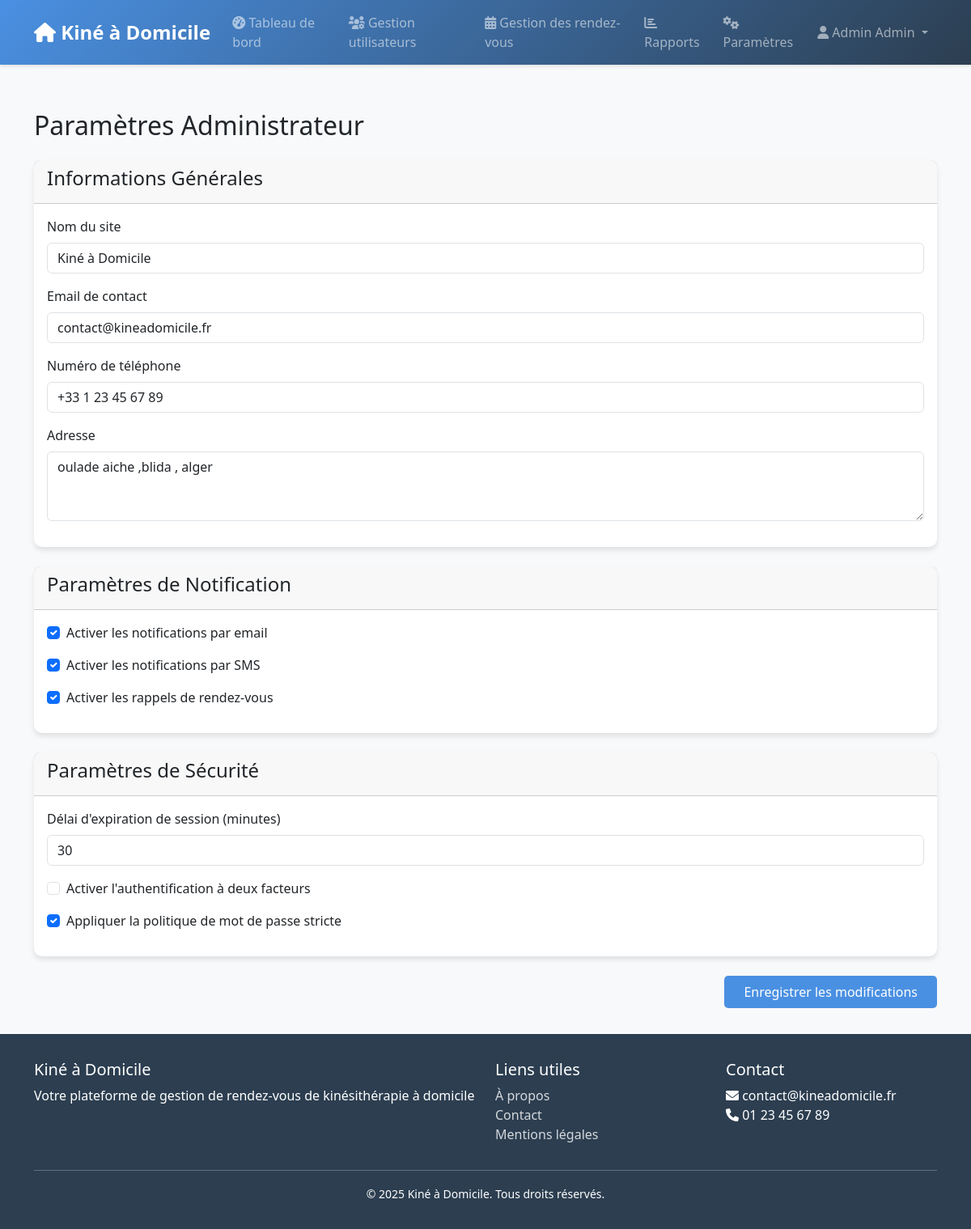
Page /dashboard/settings/ (signed in) on the committed database.
### users/models.py (models this page shows, shortened)
class Utilisateur(AbstractUser):
    class Role(models.TextChoices):
        ADMIN = 'ADMIN', _('Administrateur')
        PATIENT = 'PATIENT', _('Patient')
        KINE = 'KINE', _('Kinésithérapeute')
        VENDEUR = 'VENDEUR', _('Vendeur')
    role = models.CharField(
        max_length=10,
        choices=Role.choices,
        default=Role.PATIENT,
    )
    date_naissance = models.DateField(null=True, blank=True)
    telephone = models.CharField(max_length=15, blank=True)

class Settings(models.Model):
    site_name = models.CharField(max_length=100, default='Kiné à Domicile')
    contact_email = models.EmailField(default='contact@kineadomicile.fr')
    phone_number = models.CharField(max_length=20, default='+33 1 23 45 67 89')
    address = models.TextField(default='123 Rue de la Kinésithérapie, 75000 Paris')
    email_notifications = models.BooleanField(default=True)
    sms_notifications = models.BooleanField(default=True)
    appointment_reminders = models.BooleanField(default=True)
    session_timeout = models.IntegerField(default=30)  # en minutes
    two_factor_auth = models.BooleanField(default=False)
    password_policy = models.BooleanField(default=True)
    class Meta:
        verbose_name = 'Paramètre'
        verbose_name_plural = 'Paramètres'

### users/views.py (the view, shortened to what this page needs)
# urls.py: path('dashboard/settings/', admin_settings, name='admin_settings'),
@login_required
@user_passes_test(is_admin)
def admin_settings(request):
    try:
        settings = Settings.objects.get(pk=1)
    except Settings.DoesNotExist:
        settings = Settings.objects.create(pk=1)
    context = {
        'settings': settings
    }
    return render(request, 'users/admin_settings.html', context)

### users/views.py (called while the page is built)
def is_admin(user):
    return user.is_superuser

### users/templates/users/admin_settings.html (shortened to what this page needs)
{% extends 'base.html' %}
{% load static %}
{% block content %}
<div class="container mt-4">
    <h2>Paramètres Administrateur</h2>
    <form method="post" class="mt-4">
        <div class="card mb-4">
            <div class="card-header">
                <h4>Informations Générales</h4>
            </div>
            <div class="card-body">
                <div class="mb-3">
                    <label for="site_name" class="form-label">Nom du site</label>
                    <input type="text" class="form-control" id="site_name" name="site_name" value="{{ settings.site_name }}" required>
                </div>
                <div class="mb-3">
                    <label for="contact_email" class="form-label">Email de contact</label>
                    <input type="email" class="form-control" id="contact_email" name="contact_email" value="{{ settings.contact_email }}" required>
                </div>
                <div class="mb-3">
                    <label for="phone_number" class="form-label">Numéro de téléphone</label>
                    <input type="text" class="form-control" id="phone_number" name="phone_number" value="{{ settings.phone_number }}" required>
                </div>
                <div class="mb-3">
                    <label for="address" class="form-label">Adresse</label>
                    <textarea class="form-control" id="address" name="address" rows="3" required>{{ settings.address }}</textarea>
                </div>
            </div>
        </div>
        <div class="card mb-4">
            <div class="card-header">
                <h4>Paramètres de Notification</h4>
            </div>
            <div class="card-body">
                <div class="form-check mb-3">
                    <input class="form-check-input" type="checkbox" id="email_notifications" name="email_notifications" {% if settings.email_notifications %}checked{% endif %}>
                    <label class="form-check-label" for="email_notifications">
                        Activer les notifications par email
                    </label>
                </div>
                <div class="form-check mb-3">
                    <input class="form-check-input" type="checkbox" id="sms_notifications" name="sms_notifications" {% if settings.sms_notifications %}checked{% endif %}>
                    <label class="form-check-label" for="sms_notifications">
                        Activer les notifications par SMS
                    </label>
                </div>
                <div class="form-check mb-3">
                    <input class="form-check-input" type="checkbox" id="appointment_reminders" name="appointment_reminders" {% if settings.appointment_reminders %}checked{% endif %}>
                    <label class="form-check-label" for="appointment_reminders">
                        Activer les rappels de rendez-vous
                    </label>
                </div>
            </div>
        </div>
        <div class="card mb-4">
            <div class="card-header">
                <h4>Paramètres de Sécurité</h4>
            </div>
            <div class="card-body">
                <div class="mb-3">
                    <label for="session_timeout" class="form-label">Délai d'expiration de session (minutes)</label>
                    <input type="number" class="form-control" id="session_timeout" name="session_timeout" value="{{ settings.session_timeout }}" min="1" max="120" required>
                </div>
                <div class="form-check mb-3">
                    <input class="form-check-input" type="checkbox" id="two_factor_auth" name="two_factor_auth" {% if settings.two_factor_auth %}checked{% endif %}>
                    <label class="form-check-label" for="two_factor_auth">
                        Activer l'authentification à deux facteurs
                    </label>
                </div>
                <div class="form-check mb-3">
                    <input class="form-check-input" type="checkbox" id="password_policy" name="password_policy" {% if settings.password_policy %}checked{% endif %}>
                    <label class="form-check-label" for="password_policy">
                        Appliquer la politique de mot de passe stricte
                    </label>
                </div>
            </div>
        </div>
        <div class="text-end">
            <button type="submit" class="btn btn-primary">Enregistrer les modifications</button>
        </div>
    </form>
</div>
{% endblock %}

### templates/base.html (shortened to what this page needs)
<!DOCTYPE html>
<html lang="fr">
<head>
    <link href="https://cdn.jsdelivr.net/npm/bootstrap@5.3.0/dist/css/bootstrap.min.css" rel="stylesheet">
    <link href="https://cdnjs.cloudflare.com/ajax/libs/font-awesome/6.0.0/css/all.min.css" rel="stylesheet">
    <link href="https://cdnjs.cloudflare.com/ajax/libs/tempusdominus-bootstrap-4/5.39.0/css/tempusdominus-bootstrap-4.min.css" rel="stylesheet">
</head>
<body>
    <nav class="navbar navbar-expand-lg navbar-dark">
        <div class="container">
            <a class="navbar-brand" href="{% url 'home' %}">
                <i class="fas fa-home"></i> Kiné à Domicile
            </a>
            <div class="collapse navbar-collapse" id="navbarNav">
                <ul class="navbar-nav me-auto">
                    {% if user.is_authenticated %}
                        {% if user.role == 'PATIENT' %}
                        <li class="nav-item">
                            <a class="nav-link" href="{% url 'appointments:list' %}">
                                <i class="fas fa-calendar"></i> Mes rendez-vous
                            </a>
                        </li>
                        <li class="nav-item">
                            <a class="nav-link" href="{% url 'appointments:create' %}">
                                <i class="fas fa-plus-circle"></i> Prendre RDV
                            </a>
                        </li>
                        <li class="nav-item">
                            <a class="nav-link" href="{% url 'equipment:list' %}">
                                <i class="fas fa-shopping-cart"></i> Matériel médical
                            </a>
                        </li>
                        <li class="nav-item">
                            <a class="nav-link" href="{% url 'complaints:create' %}">
                                <i class="fas fa-exclamation-circle"></i> Réclamations
                            </a>
                        </li>
                        {% elif user.is_staff %}
                        <li class="nav-item">
                            <a class="nav-link" href="{% url 'admin_dashboard' %}">
                                <i class="fas fa-tachometer-alt"></i> Tableau de bord
                            </a>
                        </li>
                        <li class="nav-item">
                            <a class="nav-link" href="{% url 'admin_users' %}">
                                <i class="fas fa-users-cog"></i> Gestion utilisateurs
                            </a>
                        </li>
                        <li class="nav-item">
                            <a class="nav-link" href="{% url 'admin_appointments' %}">
                                <i class="fas fa-calendar-alt"></i> Gestion des rendez-vous
                            </a>
                        </li>
                        <li class="nav-item">
                            <a class="nav-link" href="{% url 'admin_reports' %}">
                                <i class="fas fa-chart-bar"></i> Rapports
                            </a>
                        </li>
                        <li class="nav-item">
                            <a class="nav-link" href="{% url 'admin_settings' %}">
                                <i class="fas fa-cogs"></i> Paramètres
                            </a>
                        </li>
                        {% endif %}
                    {% endif %}
                </ul>
                <ul class="navbar-nav">
                    {% if user.is_authenticated %}
                    <li class="nav-item dropdown">
                        <a class="nav-link dropdown-toggle" href="#" id="navbarDropdown" role="button" data-bs-toggle="dropdown">
                            <i class="fas fa-user"></i> {{ user.get_full_name }}
                        </a>
                    </li>
                    {% endif %}
                </ul>
            </div>
        </div>
    </nav>
    <div class="content">
        {% block content %}{% endblock %}
    </div>
    <footer class="footer">
        <div class="container">
            <div class="row">
                <div class="col-md-6">
                    <h5>Kiné à Domicile</h5>
                    <p>
                        Votre plateforme de gestion de rendez-vous de kinésithérapie à domicile
                    </p>
                </div>
                <div class="col-md-3">
                    <h5>Liens utiles</h5>
                    <ul class="list-unstyled">
                        <li><a href="{% url 'about' %}">À propos</a></li>
                        <li><a href="{% url 'contact' %}">Contact</a></li>
                        <li><a href="{% url 'legal' %}">Mentions légales</a></li>
                    </ul>
                </div>
                <div class="col-md-3">
                    <h5>Contact</h5>
                    <ul class="list-unstyled">
                        <li><i class="fas fa-envelope"></i> contact@kineadomicile.fr</li>
                        <li><i class="fas fa-phone"></i> 01 23 45 67 89</li>
                    </ul>
                </div>
            </div>
            <hr>
            <div class="text-center">
                <small>&copy; {% now "Y" %} Kiné à Domicile. Tous droits réservés.</small>
            </div>
        </div>
    </footer>
</body>
</html>

### templates/base.html (style rules this page uses)
:root { --primary-color: #4a90e2; --secondary-color: #2c3e50; --accent-color: #e74c3c; --light-bg: #f8f9fa; --dark-bg: #343a40; }
body { min-height: 100vh; display: flex; flex-direction: column; background-color: var(--light-bg); font-family: 'Segoe UI', Tahoma, Geneva, Verdana, sans-serif; }
.navbar { background: linear-gradient(135deg, var(--primary-color), var(--secondary-color)); box-shadow: 0 2px 4px rgba(0,0,0,0.1); }
.navbar-brand { font-weight: 600; font-size: 1.5rem; }
.nav-link { font-weight: 500; transition: all 0.3s ease; padding: 0.5rem 1rem; border-radius: 5px; margin: 0 0.2rem; }
.content { flex: 1; padding: 2rem 0; }
.footer { background: var(--secondary-color); color: white; padding: 2rem 0; margin-top: auto; }
.footer a { color: rgba(255,255,255,0.8); text-decoration: none; transition: all 0.3s ease; }
.card { border: none; border-radius: 10px; box-shadow: 0 4px 6px rgba(0,0,0,0.1); transition: all 0.3s ease; }
.btn-primary { background-color: var(--primary-color); border: none; padding: 0.5rem 1.5rem; border-radius: 5px; transition: all 0.3s ease; }

### rows in the picture
Utilisateur: get_full_name "Admin Admin"
Settings: site_name "Kiné à Domicile", contact_email "contact@kineadomicile.fr", phone_number "+33 1 23 45 67 89", address "oulade aiche ,blida , alger", email_notifications "☑", sms_notifications "☑", appointment_reminders "☑", session_timeout "30", password_policy "☑"
